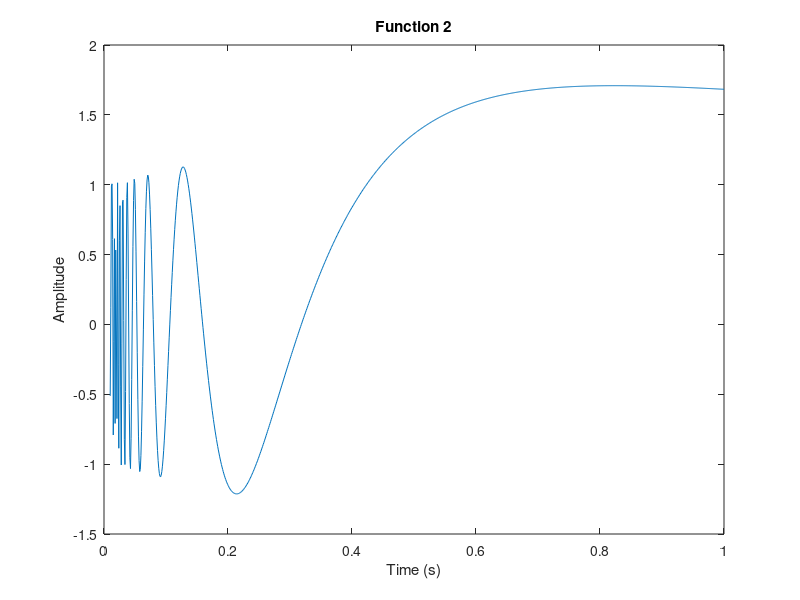

The MATLAB source for this figure:
t = linspace(0.01, 1, 1000); % تعریف محور افقی
f = (1+t).*sin(1./t); % تعریف تابع
plot(t, f); % رسم تابع
xlabel('Time (s)'); % نامگذاری محور افقی
ylabel('Amplitude'); % نامگذاری محور عمودی
title('Function 2'); % عنوان نمودار